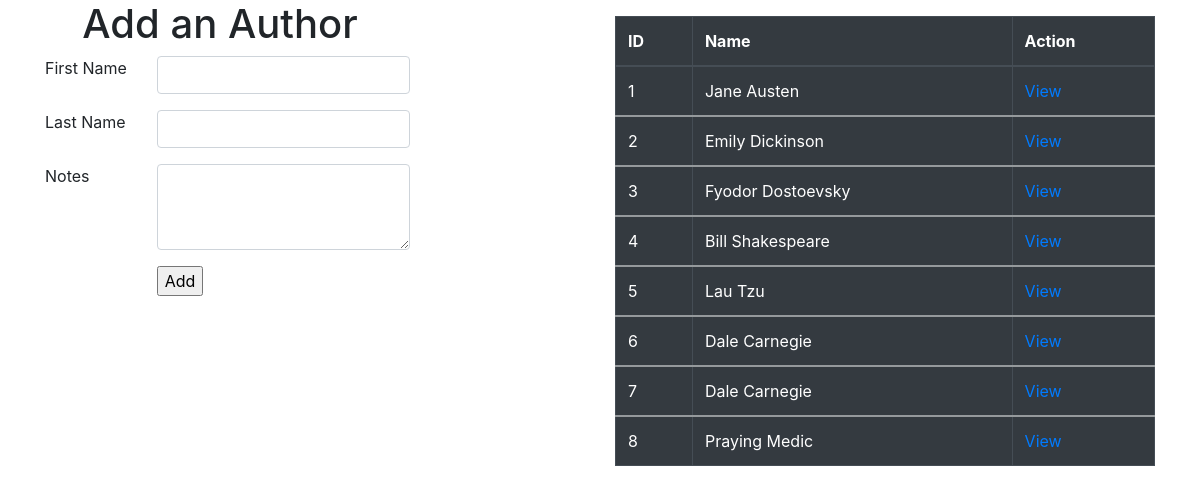
The app's page /authors with its own data.
### book_authors_app/models.py (models this page shows)
class Author(models.Model):
    first_name = models.CharField(max_length=45)
    last_name = models.CharField(max_length=45)
    notes = models.TextField()
    books = models.ManyToManyField(Book, related_name='author')
    created_at = models.DateTimeField(auto_now_add=True)
    updated_at = models.DateTimeField(auto_now=True)

### book_authors_app/views.py (the view)
# urls.py: path('authors', views.index_authors),
def index_authors(request):
    context = {
        'authors_title': Author.objects.all()
    }
    return render(request, 'authors.html', context)

### book_authors_app/templates/authors.html (shortened to what this page needs)
<!DOCTYPE html>
<html lang="en">
<head>
    <link rel="stylesheet" href="https://stackpath.bootstrapcdn.com/bootstrap/4.4.1/css/bootstrap.min.css">
</head>
<body>
    <div class="container">
        <div class="row justify-content-between">
            <div class="col-4">
                <h1 class="text-center">Add an Author</h1>
                <form action="/add_author" method="POST">
                    <div class="row form-group">
                        <label class="col-sm-4" for="first_name">First Name</label>
                        <input class="col-sm-8 form-control" type="text" name="first_name" style="float: right; width: 75%;">
                    </div>
                    <div class="row form-group">
                        <label class="col-sm-4" for="last_name">Last Name</label>
                        <input class="col-sm-8 form-control" type="text" name="last_name" style="float: right; width: 75%;">
                    </div>
                    <div class="row form-group">
                        <label class="col-sm-4" for="notes">Notes</label>
                        <textarea class="col-sm-8 form-control" name="notes" rows="3" style="vertical-align: top; float: right; width: 75%;"></textarea>
                    </div>
                    <div class="row form-group">
                        <input style="margin-left: 33.35%;" type="submit" value="Add">
                    </div>
                </form>
            </div>
            <div class="col-6">
                <div class="row-col text center py-3">
                    <table class="table table-bordered table-dark">
                        <thead>
                            <tr>
                                <th scope="col">ID</th>
                                <th scope="col">Name</th>
                                <th scope="col">Action</th>
                            </tr>
                        </thead>
                        <tbody>
                                {% for authors in authors_title %}
                            <tr>
                                <td>{{authors.id}}</td>
                                <td>{{authors.first_name}} {{authors.last_name}}</td>
                                <td><a href="authors/{{authors.id}}">View</a></td>
                            </tr>
                        </tbody>
                                {% endfor%}
                    </table>
                </div>
            </div>
        </div>
    </div>
</body>
</html>

### records on screen
Author: id "1", first_name "Jane", last_name "Austen"
Author: id "2", first_name "Emily", last_name "Dickinson"
Author: id "3", first_name "Fyodor", last_name "Dostoevsky"
Author: id "4", first_name "Bill", last_name "Shakespeare"
Author: id "5", first_name "Lau", last_name "Tzu"
Author: id "6", first_name "Dale", last_name "Carnegie"
Author: id "7", first_name "Dale", last_name "Carnegie"
Author: id "8", first_name "Praying", last_name "Medic"
